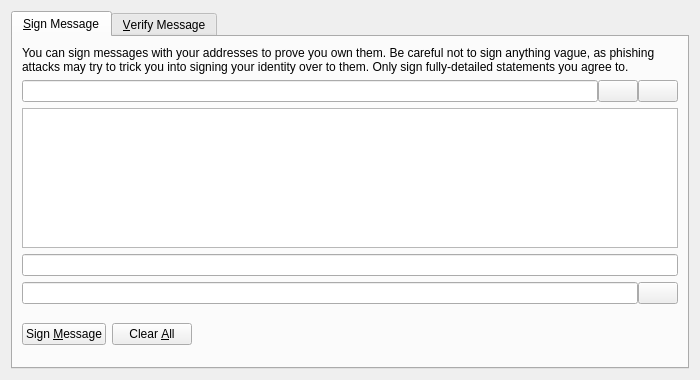
<?xml version="1.0" encoding="UTF-8"?>
<ui version="4.0">
 <class>SignVerifyMessageDialog</class>
 <widget class="QDialog" name="SignVerifyMessageDialog">
  <property name="geometry">
   <rect>
    <x>0</x>
    <y>0</y>
    <width>700</width>
    <height>380</height>
   </rect>
  </property>
  <property name="windowTitle">
   <string>Signatures - Sign / Verify a Message</string>
  </property>
  <property name="modal">
   <bool>true</bool>
  </property>
  <layout class="QVBoxLayout" name="verticalLayout">
   <item>
    <widget class="QTabWidget" name="tabWidget">
     <property name="currentIndex">
      <number>0</number>
     </property>
     <widget class="QWidget" name="tabSignMessage">
      <attribute name="title">
       <string>&amp;Sign Message</string>
      </attribute>
      <layout class="QVBoxLayout" name="verticalLayout_SM">
       <item>
        <widget class="QLabel" name="infoLabel_SM">
         <property name="text">
          <string>You can sign messages with your addresses to prove you own them. Be careful not to sign anything vague, as phishing attacks may try to trick you into signing your identity over to them. Only sign fully-detailed statements you agree to.</string>
         </property>
         <property name="textFormat">
          <enum>Qt::PlainText</enum>
         </property>
         <property name="wordWrap">
          <bool>true</bool>
         </property>
        </widget>
       </item>
       <item>
        <layout class="QHBoxLayout" name="horizontalLayout_1_SM">
         <property name="spacing">
          <number>0</number>
         </property>
         <item>
          <widget class="QValidatedLineEdit" name="addressIn_SM">
           <property name="toolTip">
            <string>The address to sign the message with (e.g. mNS17iag9jJgTHD1VXjvLCEnZuQ3rJDE9L)</string>
           </property>
           <property name="maxLength">
            <number>34</number>
           </property>
          </widget>
         </item>
         <item>
          <widget class="QPushButton" name="addressBookButton_SM">
           <property name="toolTip">
            <string>Choose an address from the address book</string>
           </property>
           <property name="text">
            <string/>
           </property>
           <property name="icon">
            <iconset resource="../bitcoin.qrc">
             <normaloff>:/icons/address-book</normaloff>:/icons/address-book</iconset>
           </property>
           <property name="shortcut">
            <string>Alt+A</string>
           </property>
           <property name="autoDefault">
            <bool>false</bool>
           </property>
          </widget>
         </item>
         <item>
          <widget class="QPushButton" name="pasteButton_SM">
           <property name="toolTip">
            <string>Paste address from clipboard</string>
           </property>
           <property name="text">
            <string/>
           </property>
           <property name="icon">
            <iconset resource="../bitcoin.qrc">
             <normaloff>:/icons/editpaste</normaloff>:/icons/editpaste</iconset>
           </property>
           <property name="shortcut">
            <string>Alt+P</string>
           </property>
           <property name="autoDefault">
            <bool>false</bool>
           </property>
          </widget>
         </item>
        </layout>
       </item>
       <item>
        <widget class="QPlainTextEdit" name="messageIn_SM">
         <property name="toolTip">
          <string>Enter the message you want to sign here</string>
         </property>
        </widget>
       </item>
       <item>
        <widget class="QValidatedLineEdit" name="pubkeyOut_VM">
         <property name="toolTip">
          <string>The public key used to sign the message</string>
         </property>
         <property name="maxLength">
          <number>130</number>
         </property>
        </widget>
       </item>
       <item>
        <layout class="QHBoxLayout" name="horizontalLayout_2_SM">
         <property name="spacing">
          <number>0</number>
         </property>
         <item>
          <widget class="QLineEdit" name="signatureOut_SM">
           <property name="font">
            <font>
             <italic>true</italic>
            </font>
           </property>
           <property name="readOnly">
            <bool>true</bool>
           </property>
          </widget>
         </item>
         <item>
          <widget class="QPushButton" name="copySignatureButton_SM">
           <property name="toolTip">
            <string>Copy the current signature to the system clipboard</string>
           </property>
           <property name="text">
            <string/>
           </property>
           <property name="icon">
            <iconset resource="../bitcoin.qrc">
             <normaloff>:/icons/editcopy</normaloff>:/icons/editcopy</iconset>
           </property>
           <property name="autoDefault">
            <bool>false</bool>
           </property>
          </widget>
         </item>
        </layout>
       </item>
       <item>
        <layout class="QHBoxLayout" name="horizontalLayout_3_SM">
         <item>
          <widget class="QPushButton" name="signMessageButton_SM">
           <property name="toolTip">
            <string>Sign the message to prove you own this MaxCoin address</string>
           </property>
           <property name="text">
            <string>Sign &amp;Message</string>
           </property>
           <property name="icon">
            <iconset resource="../bitcoin.qrc">
             <normaloff>:/icons/edit</normaloff>:/icons/edit</iconset>
           </property>
           <property name="autoDefault">
            <bool>false</bool>
           </property>
          </widget>
         </item>
         <item>
          <widget class="QPushButton" name="clearButton_SM">
           <property name="toolTip">
            <string>Reset all sign message fields</string>
           </property>
           <property name="text">
            <string>Clear &amp;All</string>
           </property>
           <property name="icon">
            <iconset resource="../bitcoin.qrc">
             <normaloff>:/icons/remove</normaloff>:/icons/remove</iconset>
           </property>
           <property name="autoDefault">
            <bool>false</bool>
           </property>
          </widget>
         </item>
         <item>
          <spacer name="horizontalSpacer_1_SM">
           <property name="orientation">
            <enum>Qt::Horizontal</enum>
           </property>
           <property name="sizeHint" stdset="0">
            <size>
             <width>40</width>
             <height>48</height>
            </size>
           </property>
          </spacer>
         </item>
         <item>
          <widget class="QLabel" name="statusLabel_SM">
           <property name="font">
            <font>
             <weight>75</weight>
             <bold>true</bold>
            </font>
           </property>
           <property name="text">
            <string/>
           </property>
           <property name="wordWrap">
            <bool>true</bool>
           </property>
          </widget>
         </item>
         <item>
          <spacer name="horizontalSpacer_2_SM">
           <property name="orientation">
            <enum>Qt::Horizontal</enum>
           </property>
           <property name="sizeHint" stdset="0">
            <size>
             <width>40</width>
             <height>48</height>
            </size>
           </property>
          </spacer>
         </item>
        </layout>
       </item>
      </layout>
     </widget>
     <widget class="QWidget" name="tabVerifyMessage">
      <attribute name="title">
       <string>&amp;Verify Message</string>
      </attribute>
      <layout class="QVBoxLayout" name="verticalLayout_VM">
       <item>
        <widget class="QLabel" name="infoLabel_VM">
         <property name="text">
          <string>Enter the message (ensure you copy line breaks, spaces, tabs, etc. exactly), signing public key and signature below to verify the message. Be careful not to read more into the signature than what is in the signed message itself, to avoid being tricked by a man-in-the-middle attack.</string>
         </property>
         <property name="textFormat">
          <enum>Qt::PlainText</enum>
         </property>
         <property name="alignment">
          <set>Qt::AlignLeading|Qt::AlignLeft|Qt::AlignTop</set>
         </property>
         <property name="wordWrap">
          <bool>true</bool>
         </property>
        </widget>
       </item>
       <item>
        <layout class="QHBoxLayout" name="horizontalLayout_1_VM">
         <property name="spacing">
          <number>0</number>
         </property>
        </layout>
       </item>
       <item>
        <widget class="QPlainTextEdit" name="messageIn_VM"/>
       </item>
       <item>
        <widget class="QValidatedLineEdit" name="pubkeyIn_VM">
         <property name="toolTip">
          <string>The public key used to sign the message</string>
         </property>
         <property name="maxLength">
          <number>130</number>
         </property>
        </widget>
       </item>
       <item>
        <widget class="QValidatedLineEdit" name="signatureIn_VM"/>
       </item>
       <item>
        <layout class="QHBoxLayout" name="horizontalLayout_2_VM">
         <item>
          <widget class="QPushButton" name="verifyMessageButton_VM">
           <property name="toolTip">
            <string>Verify the message to ensure it was signed with the specified MaxCoin address</string>
           </property>
           <property name="text">
            <string>Verify &amp;Message</string>
           </property>
           <property name="icon">
            <iconset resource="../bitcoin.qrc">
             <normaloff>:/icons/transaction_0</normaloff>:/icons/transaction_0</iconset>
           </property>
           <property name="autoDefault">
            <bool>false</bool>
           </property>
          </widget>
         </item>
         <item>
          <widget class="QPushButton" name="clearButton_VM">
           <property name="toolTip">
            <string>Reset all verify message fields</string>
           </property>
           <property name="text">
            <string>Clear &amp;All</string>
           </property>
           <property name="icon">
            <iconset resource="../bitcoin.qrc">
             <normaloff>:/icons/remove</normaloff>:/icons/remove</iconset>
           </property>
           <property name="autoDefault">
            <bool>false</bool>
           </property>
          </widget>
         </item>
         <item>
          <spacer name="horizontalSpacer_1_VM">
           <property name="orientation">
            <enum>Qt::Horizontal</enum>
           </property>
           <property name="sizeHint" stdset="0">
            <size>
             <width>40</width>
             <height>48</height>
            </size>
           </property>
          </spacer>
         </item>
         <item>
          <widget class="QLabel" name="statusLabel_VM">
           <property name="font">
            <font>
             <weight>75</weight>
             <bold>true</bold>
            </font>
           </property>
           <property name="text">
            <string/>
           </property>
           <property name="wordWrap">
            <bool>true</bool>
           </property>
          </widget>
         </item>
         <item>
          <spacer name="horizontalSpacer_2_VM">
           <property name="orientation">
            <enum>Qt::Horizontal</enum>
           </property>
           <property name="sizeHint" stdset="0">
            <size>
             <width>40</width>
             <height>48</height>
            </size>
           </property>
          </spacer>
         </item>
        </layout>
       </item>
      </layout>
     </widget>
    </widget>
   </item>
  </layout>
 </widget>
 <customwidgets>
  <customwidget>
   <class>QValidatedLineEdit</class>
   <extends>QLineEdit</extends>
   <header>qvalidatedlineedit.h</header>
  </customwidget>
 </customwidgets>
 <resources>
  <include location="../bitcoin.qrc"/>
 </resources>
 <connections/>
</ui>
